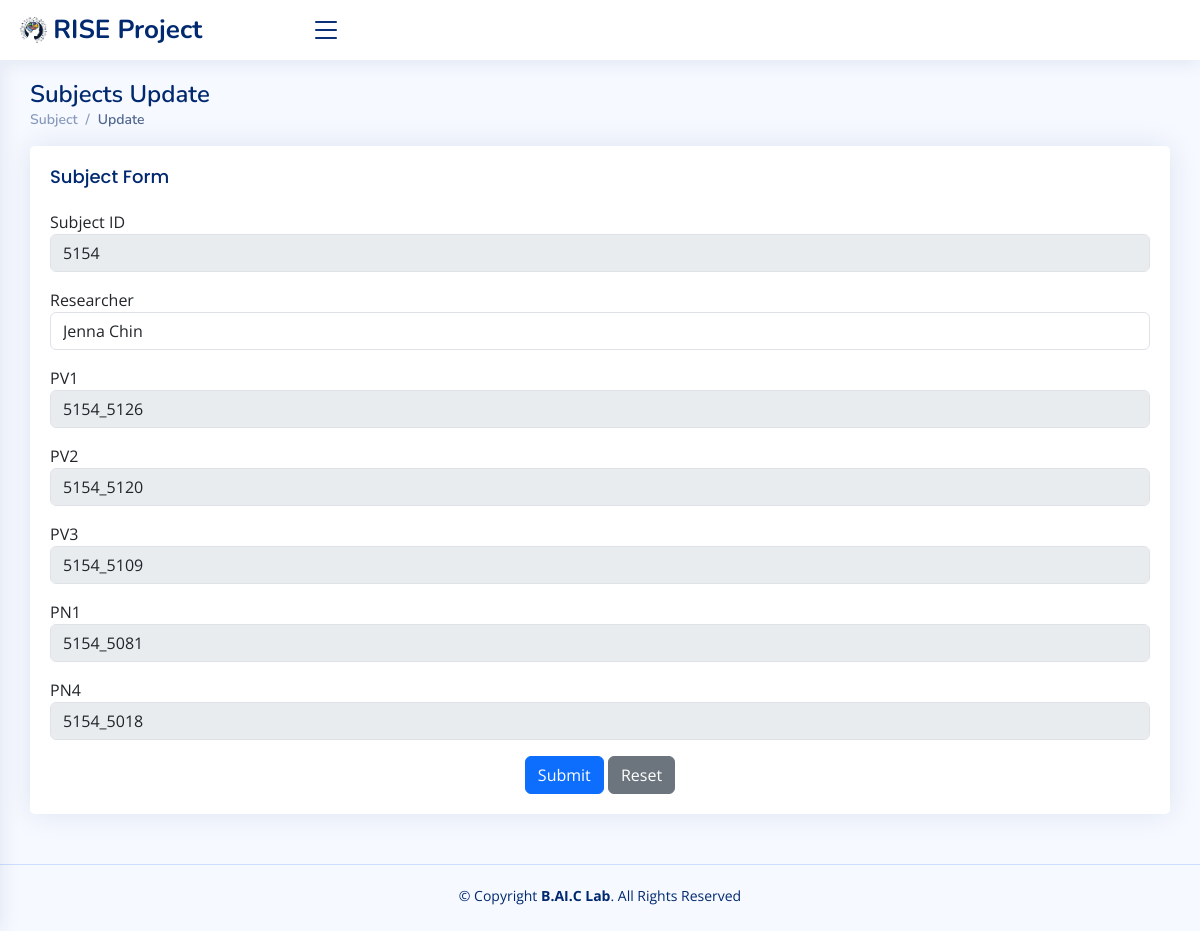
The app's page /subjectUpdate/5154 with its own data.
### rise/models.py (models this page shows, shortened)
class Subject(models.Model):
    subject_id = models.CharField(max_length=20, primary_key=True)
    researcher = models.CharField(max_length=20)
    pv1 = models.CharField(max_length=20)
    pv2 = models.CharField(max_length=20)
    pv3 = models.CharField(max_length=20)
    pn1 = models.CharField(max_length=20)
    pn4 = models.CharField(max_length=20)
    class Meta:
        app_label = 'rise'

### rise/views.py (the view)
# urls.py: path('subjectUpdate/<str:subject_id>', subject_update, name='subject_update'),
def subject_update(request, subject_id):
    subject = Subject.objects.get(subject_id=subject_id)
    if request.method == 'POST':
        form = SubjectForm(request.POST)
        if form.clean_researcher_field():
            Subject.objects.filter(subject_id=subject_id).update(researcher=form.data.get('researcher'), )
            return redirect('/home')
    else:
        form = SubjectForm(instance=subject)
        return render(request, 'subject_update.html', {'form': form})
    return redirect('/home')

### rise/forms.py (shortened to what this page needs)
class SubjectForm(forms.ModelForm):
    class Meta:
        model = Subject
        fields = ['subject_id', 'researcher', 'pv1', 'pv2', 'pv3', 'pn1', 'pn4']

### rise/templates/subject_update.html (shortened to what this page needs)
<!DOCTYPE html>
<html lang="en">
{% load static %}
<head>
  <link href="{% static 'assets/vendor/bootstrap/css/bootstrap.min.css' %}" rel="stylesheet">
  <link href="{% static 'assets/vendor/bootstrap-icons/bootstrap-icons.css' %}" rel="stylesheet">
  <link href="{% static 'assets/vendor/boxicons/css/boxicons.min.css' %}" rel="stylesheet">
  <link href="{% static 'assets/vendor/quill/quill.snow.css' %}" rel="stylesheet">
  <link href="{% static 'assets/vendor/quill/quill.bubble.css' %}" rel="stylesheet">
  <link href="{% static 'assets/vendor/remixicon/remixicon.css' %}" rel="stylesheet">
  <link href="{% static 'assets/vendor/simple-datatables/style.css' %}" rel="stylesheet">
  <link href="{% static 'assets/css/style.css' %}" rel="stylesheet">
</head>
<body>
  <header id="header" class="header fixed-top d-flex align-items-center">
    <div class="d-flex align-items-center justify-content-between">
      <a href="/home" class="logo d-flex align-items-center">
        <img src="{% static 'assets/img/baic.png' %}" alt="">
        <span class="d-none d-lg-block"> RISE Project</span>
      </a>
      <i class="bi bi-list toggle-sidebar-btn"></i>
    </div>
  </header>
  <main id="main" class="main">
    <div class="pagetitle">
      <h1>
          Subjects Update
      </h1>
      <nav>
        <ol class="breadcrumb">
          <li class="breadcrumb-item">Subject</li>
          <li class="breadcrumb-item active">Update</li>
        </ol>
      </nav>
    </div>
        <div class="col-lg-12">
          <div class="card">
            <div class="card-body">
              <h5 class="card-title">Subject Form</h5>
              <form class="row g-3 needs-validation" method="POST" novalidate>
                <div class="col-12">
                  <label for="{{ form.subject_id.id_for_label }}">Subject ID</label>
                  <input type="text" class="form-control" id="{{ form.subject_id.id_for_label }}" name="{{ form.subject_id.name }}" value="{{ form.subject_id.value }}" disabled >
                </div>
                <div class="col-12">
                  <label for="{{ form.researcher.id_for_label }}">Researcher</label>
                  <input type="text" class="form-control" id="{{ form.researcher.id_for_label }}" name="{{ form.researcher.name }}" value="{{ form.researcher.value }}" required>
                </div>
                <div class="col-12">
                    <label for="{{ form.pv1.id_for_label }}">PV1</label>
                    <input type="text" class="form-control" id="{{ form.pv1.id_for_label }}" name="{{ form.pv1.name }}" value="{{ form.pv1.value }}" disabled>
                </div>
                <div class="col-12">
                    <label for="{{ form.pv2.id_for_label }}">PV2</label>
                    <input type="text" class="form-control" id="{{ form.pv2.id_for_label }}" name="{{ form.pv2.name }}" value="{{ form.pv2.value }}" disabled>
                </div>
                <div class="col-12">
                    <label for="{{ form.pv3.id_for_label }}">PV3</label>
                    <input type="text" class="form-control" id="{{ form.pv3.id_for_label }}" name="{{ form.pv3.name }}" value="{{ form.pv3.value }}" disabled>
                </div>
                <div class="col-12">
                    <label for="{{ form.pn1.id_for_label }}">PN1</label>
                    <input type="text" class="form-control" id="{{ form.pn1.id_for_label }}" name="{{ form.pn1.name }}" value="{{ form.pn1.value }}" disabled>
                </div>
                <div class="col-12">
                    <label for="{{ form.pn4.id_for_label }}">PN4</label>
                    <input type="text" class="form-control" id="{{ form.pn4.id_for_label }}" name="{{ form.pn4.name }}" value="{{ form.pn4.value }}" disabled>
                </div>
                <div class="text-center">
                  <button type="submit" class="btn btn-primary">Submit</button>
                  <button type="reset" class="btn btn-secondary">Reset</button>
                </div>
              </form>
            </div>
          </div>
        </div>
  </main>
  <footer id="footer" class="footer">
    <div class="copyright">
      &copy; Copyright <strong><span>B.AI.C Lab</span></strong>. All Rights Reserved
    </div>
    <div class="credits">
    </div>
  </footer>
</body>
</html>

### static/assets/css/style.css (style rules this page uses)
:root { scroll-behavior: smooth; }
body { font-family: "Open Sans", sans-serif; background: #f6f9ff; color: #444444; }
a { color: #4154f1; text-decoration: none; }
h1, h2, h3, h4, h5, h6 { font-family: "Nunito", sans-serif; }
#main { margin-top: 60px; padding: 20px 30px; transition: all 0.3s; }
.pagetitle { margin-bottom: 10px; }
.pagetitle h1 { font-size: 24px; margin-bottom: 0; font-weight: 600; color: #012970; }
.card { margin-bottom: 30px; border: none; border-radius: 5px; box-shadow: 0px 0 30px rgba(1, 41, 112, 0.1); }
.card-title { padding: 20px 0 15px 0; font-size: 18px; font-weight: 500; color: #012970; font-family: "Poppins", sans-serif; }
.card-body { padding: 0 20px 20px 20px; }
.breadcrumb { font-size: 14px; font-family: "Nunito", sans-serif; color: #899bbd; font-weight: 600; }
.breadcrumb .breadcrumb-item::before { color: #899bbd; }
.breadcrumb .active { color: #51678f; font-weight: 600; }
.logo { line-height: 1; }
@media (min-width: 1200px) { .logo { width: 280px; } }
.logo img { max-height: 26px; margin-right: 6px; }
.logo span { font-size: 26px; font-weight: 700; color: #012970; font-family: "Nunito", sans-serif; }
.header { transition: all 0.5s; z-index: 997; height: 60px; box-shadow: 0px 2px 20px rgba(1, 41, 112, 0.1); background-color: #fff; padding-left: 20px; }
.header .toggle-sidebar-btn { font-size: 32px; padding-left: 10px; cursor: pointer; color: #012970; }
@media (min-width: 1200px) { #main, #footer { margin-left: 0; } }
.footer { padding: 20px 0; font-size: 14px; transition: all 0.3s; border-top: 1px solid #cddfff; }
.footer .copyright { text-align: center; color: #012970; }
.footer .credits { padding-top: 5px; text-align: center; font-size: 13px; color: #012970; }

### records on screen
Subject: subject_id "5154", researcher "Jenna Chin", pv1 "5154_5126", pv2 "5154_5120", pv3 "5154_5109", pn1 "5154_5081", pn4 "5154_5018"
